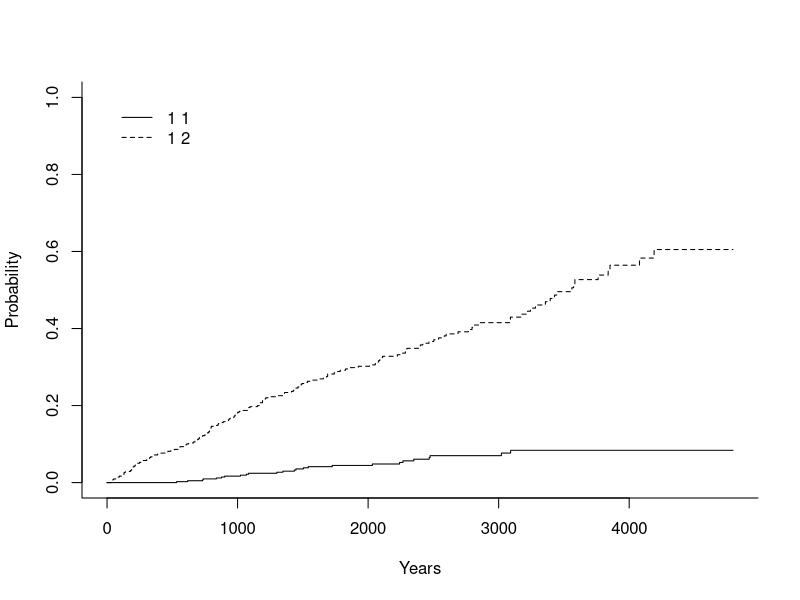
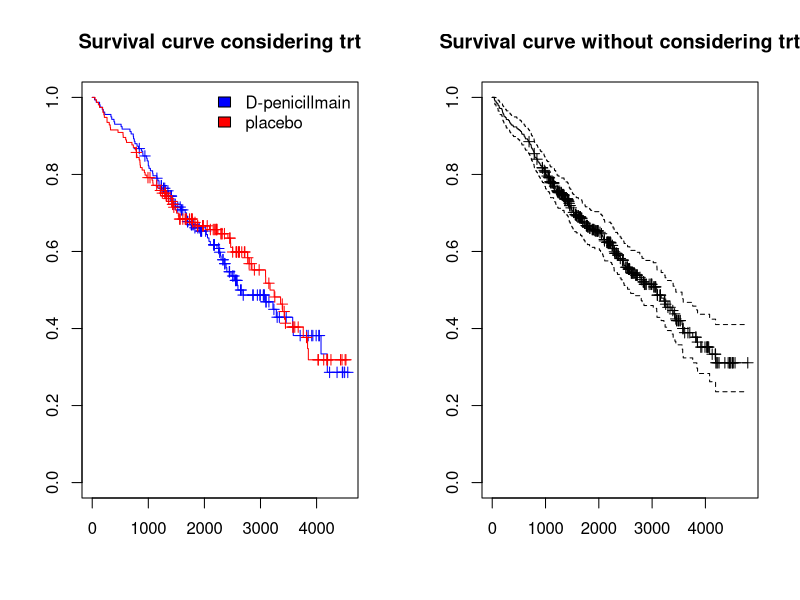

Write the R code that produced these figures, in order.
## ---- chunk 1
knitr::opts_chunk$set(echo = TRUE)
## ---- chunk 2
library(survival)
help(pbc)
names(pbc)
## ---- chunk 3
library(cmprsk)
(o <- with(pbc,cuminc(time,status)))
plot(o)
## ---- chunk 4
library(survival)
pbc$tr.death <-  pbc$status>0
pbc.new <- pbc[1:312,] # to remove all the NA's under pbc$trt
## ---- chunk 5

# for treatment = 1
trt1 <- (pbc.new[pbc.new$trt==1,])
trt1.true <- trt1[trt1$tr.death==TRUE,]
(num.event.1 <- length(trt1.true$id))
(rate.event.1 <- length(trt1.true$id)/length(trt1$id))

# for treatment = 2
trt2 <- pbc.new[pbc.new$trt==2,]
trt2.true <- trt2[trt2$tr.death==TRUE,]
(num.event.2 <- length(trt2.true$id))
(rate.event.2 <- length(trt2.true$id)/length(trt2$id))
## ---- chunk 6
par(mfrow=c(1,2)) 
# survival curve under different treatments
plot(survfit(Surv(time, tr.death) ~ trt, data=pbc), mark.time=TRUE, main = "Survival curve considering trt",col=c("blue","red"))
legend("topright", legend=c("D-penicillmain", "placebo"),fill=c("blue","red"),bty="n")

# survival curve without considering trt
plot(survfit(Surv(pbc$time, pbc$tr.death) ~ 1), mark.time=TRUE, main = "Survival curve without considering trt")

## ---- chunk 7
survdiff(Surv(time, tr.death) ~ trt, data=pbc)
## ---- chunk 8
survdiff(Surv(time, tr.death) ~ trt, data=pbc, rho=1)
## ---- chunk 9
summary(coxph(Surv(time, tr.death) ~ trt, data=pbc))
